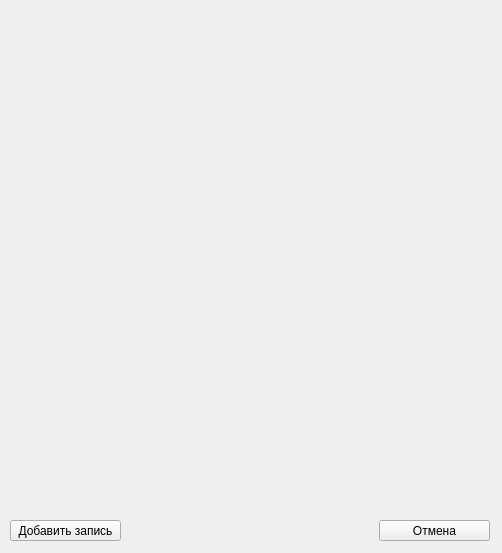
<?xml version="1.0" encoding="UTF-8"?>
<ui version="4.0">
 <class>insert</class>
 <widget class="QWidget" name="insert">
  <property name="geometry">
   <rect>
    <x>0</x>
    <y>0</y>
    <width>502</width>
    <height>553</height>
   </rect>
  </property>
  <property name="windowTitle">
   <string>Form</string>
  </property>
  <widget class="QPushButton" name="pushButton">
   <property name="geometry">
    <rect>
     <x>10</x>
     <y>520</y>
     <width>111</width>
     <height>21</height>
    </rect>
   </property>
   <property name="text">
    <string>Добавить запись</string>
   </property>
  </widget>
  <widget class="QPushButton" name="cancelButton">
   <property name="geometry">
    <rect>
     <x>379</x>
     <y>520</y>
     <width>111</width>
     <height>21</height>
    </rect>
   </property>
   <property name="text">
    <string>Отмена</string>
   </property>
  </widget>
  <widget class="QLabel" name="tableLabel">
   <property name="geometry">
    <rect>
     <x>10</x>
     <y>5</y>
     <width>481</width>
     <height>21</height>
    </rect>
   </property>
   <property name="font">
    <font>
     <pointsize>10</pointsize>
     <weight>75</weight>
     <bold>true</bold>
    </font>
   </property>
   <property name="text">
    <string/>
   </property>
  </widget>
  <widget class="QWidget" name="formLayoutWidget">
   <property name="geometry">
    <rect>
     <x>10</x>
     <y>30</y>
     <width>481</width>
     <height>461</height>
    </rect>
   </property>
   <layout class="QFormLayout" name="tableLayout"/>
  </widget>
 </widget>
 <resources/>
 <connections/>
</ui>
